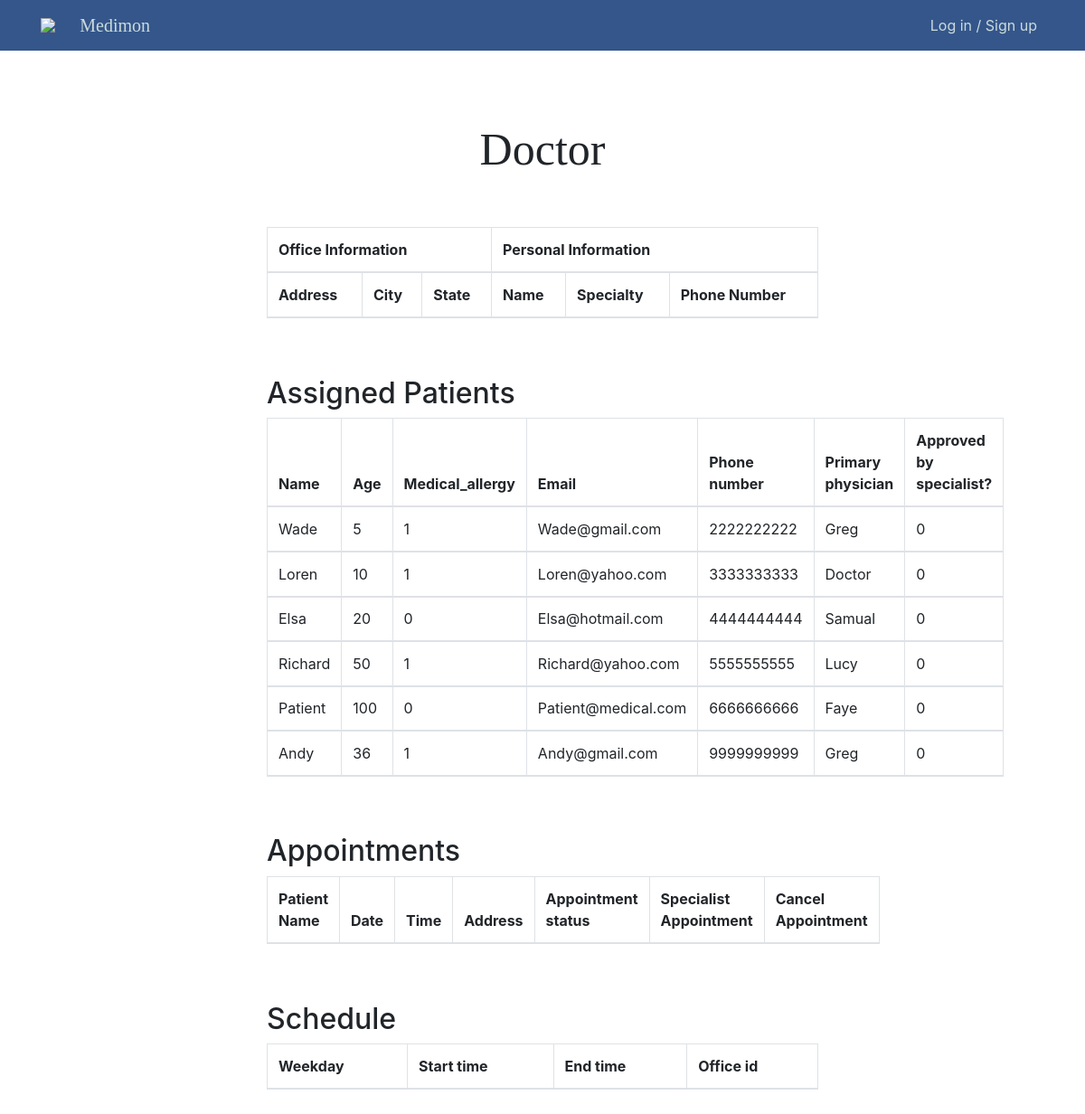
Page /doctorPages/doctorPage.php on the committed database.
### tables this page shows
CREATE TABLE PATIENT (
    Patient_id           INT AUTO_INCREMENT,
    Primary_physician_id INT,
    Specialist_approved  BOOLEAN,
    Specialist_check VARCHAR(8) NOT NULL DEFAULT "NA",
    Name                 VARCHAR(20) NOT NULL,
    Password             VARCHAR(255) NOT NULL,
    Phone_number         CHAR(10) UNIQUE NOT NULL,
    Email                VARCHAR(254) UNIQUE,
    Age                  INT,
    Medical_allergy      BOOLEAN NOT NULL DEFAULT false,
    Medical_Al_Description VARCHAR(100),
    PRIMARY KEY (Patient_id),
    FOREIGN KEY (Primary_physician_id) REFERENCES DOCTOR(Doctor_id) ON DELETE SET NULL
);

CREATE TABLE DOCTOR (
    Doctor_id      INT AUTO_INCREMENT,
    Office_id      INT,
    Speciality     VARCHAR(30),
    Name           VARCHAR(20),
    Password       VARCHAR(255) NOT NULL,
    Phone_number   CHAR(10) UNIQUE,
    PRIMARY KEY (Doctor_id),
    FOREIGN KEY (Office_id) REFERENCES OFFICE(Office_id) ON DELETE SET NULL
);

### doctorPages/doctorPage.php (the view, shortened to what this page needs)
<?php
require_once "../php/config.php";
$sql = "SELECT P.Name, P.Age, P.Medical_allergy, P.Email, P.Phone_number, D.Name AS Doctor_name, P.Specialist_approved FROM PATIENT AS P
LEFT JOIN DOCTOR AS D
ON P.Primary_physician_id = D.Doctor_id;";
$result = mysqli_query($db, $sql);
$PtableResult = "";
if ($result->num_rows > 0) {
  while($row = $result-> fetch_assoc()) {
    $PtableResult .= "<tr>". "<td>" . $row["Name"] . "</td><td>"  . $row["Age"] . "</td><td>" . $row["Medical_allergy"] . "</td><td>" . $row["Email"] . "</td><td>" . $row["Phone_number"] . "</td><td>" . $row["Doctor_name"] . "</td><td>" . $row["Specialist_approved"] . "</td>". "<tr>";
  }
}
?>
<!doctype html>
<html lang="en">
<head>
  <link rel="stylesheet" href="../css/style.css">
  <link rel="stylesheet" href="https://stackpath.bootstrapcdn.com/bootstrap/4.3.1/css/bootstrap.min.css"
>
</head>
<?php include_once("../php/header.php"); ?>
<section id="Doctors">
  <div class="main-container">
    <div class="main-wrap">
      <div class="text-center" id="Doctor-header">Doctor</div>
      <div class="container-fluid">
        <div class="row justify-content-center my-5">
          <div class="col-10">
            <table class="table table-bordered">
              <thead class="thead">
                <tr>
                  <th colspan='3'>Office Information</th>
                  <th colspan='3'>Personal Information</th>
                </tr>
                <tr>
                  <th>Address</th>
                  <th>City</th>
                  <th>State</th>
                  <th>Name</th>
                  <th>Specialty</th>
                  <th>Phone Number</th>
                </tr>
              </thead>
            </table>
            <br><br>
            <h2>Assigned Patients</h2>
            <table class="table table-bordered">
              <thead class="thead">
                <tr>
                  <th>Name</th>
                  <th>Age</th>
                  <th>Medical_allergy</th>
                  <th>Email</th>
                  <th>Phone number</th>
                  <th>Primary physician</th>
                  <th>Approved by specialist?</th>
                </tr>
                <?php echo $PtableResult;?>
              </thead>
            </table>
            <br><br>
            <h2>Appointments</h2>
            <table class="table table-bordered">
              <thead class="thead">
                <tr>
                  <th>Patient Name</th>
                  <th>Date</th>
                  <th>Time</th>
                  <th>Address</th>
                  <th>Appointment status</th>
                  <th>Specialist Appointment</th>
                  <th>Cancel Appointment</th>
                </tr>
              </thead>
            </table>
            <br><br>
            <h2>Schedule</h2>
            <table class="table table-bordered">
              <thead class="thead">
                <tr>
                  <th>Weekday</th>
                  <th>Start time</th>
                  <th>End time</th>
                  <th>Office id</th>
                </tr>
              </thead>
            </table>
          </div>
        </div>
      </div>
    </div>
  </div>
</section>
</body>
</html>

### css/style.css (style rules this page uses)
html { height: 100%; }
.main-container { width:100%; display:flex; flex-direction:column; align-items:center; margin-top: 21px; margin-top: 21px; height: 150%; }
.main-container .main-wrap { width:768px; margin-top: 30px; }
.main-container { background-color: #ffffff; height: 700px; }
#Doctor-header { margin-top: 10%; margin-bottom: 20px; font-family:Cambria, Cochin, Georgia, Times, 'Times New Roman', serif; font: bold; font-size: 50px; }
* { padding: 0px; margin: 0px; box-sizing: border-box; }
table { width: 600px; }

### rows in the picture
patient: Name "Wade", Age "5", Medical_allergy "1", Email "Wade@gmail.com", Phone_number "2222222222", Primary_physician.Name "Greg", Specialist_approved "0"
patient: Name "Loren", Age "10", Medical_allergy "1", Email "Loren@yahoo.com", Phone_number "3333333333", Primary_physician.Name "Doctor", Specialist_approved "0"
patient: Name "Elsa", Age "20", Medical_allergy "0", Email "Elsa@hotmail.com", Phone_number "4444444444", Primary_physician.Name "Samual", Specialist_approved "0"
patient: Name "Richard", Age "50", Medical_allergy "1", Email "Richard@yahoo.com", Phone_number "5555555555", Primary_physician.Name "Lucy", Specialist_approved "0"
patient: Name "Patient", Age "100", Medical_allergy "0", Email "Patient@medical.com", Phone_number "6666666666", Primary_physician.Name "Faye", Specialist_approved "0"
patient: Name "Andy", Age "36", Medical_allergy "1", Email "Andy@gmail.com", Phone_number "9999999999", Primary_physician.Name "Greg", Specialist_approved "0"
